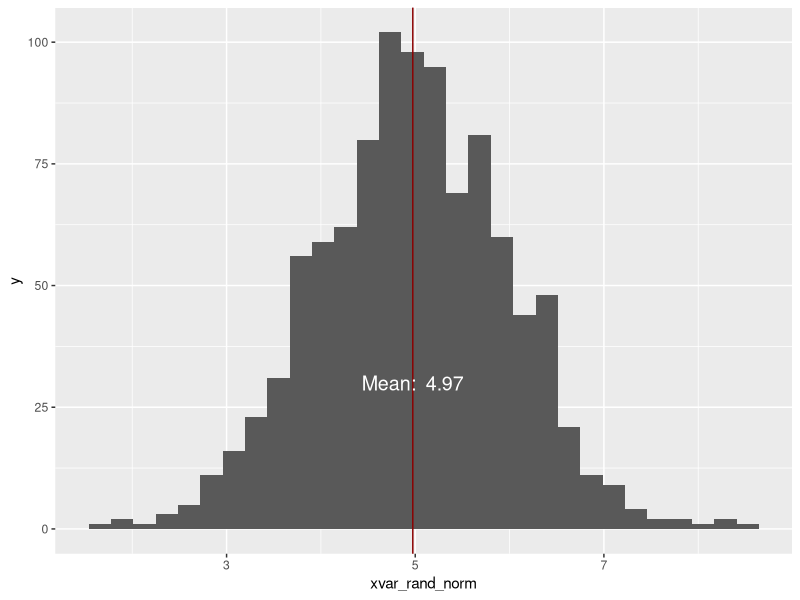

Recreate this plot in R.
## ---- chunk 1
#https://www.r-bloggers.com/a-simple-histogram-and-why-you-need-to-practice-it/
#http://sharpsightlabs.com/blog/histogram-in-r-basic/
#http://sharpsightlabs.com/blog/small-multiples-ggplot/


# LOAD GGPLOT2
library(ggplot2)

#--------------------------------------
# CREATE VARIABLE, NORMALLY DISTRIBUTED
#--------------------------------------
# set "seed" for random numbers
set.seed(42)

# create variable
xvar_rand_norm <- rnorm(1000, mean = 5)

#--------------------------------
# CREATE DATA FRAME FROM VARIABLE
#--------------------------------
df.xvar <- data.frame(xvar_rand_norm)

#---------------------------------
# CALCULATE MEAN
#  we'll use this in an annotation
#---------------------------------
xvar_mean <- mean(xvar_rand_norm)

#-----------------------------------------------
# PLOT
#  Here, we're going to plot the histogram
#  We'll also add a line at the calculated mean
#  and also add an annotation to specify the 
#  value of the calculated mean
#-----------------------------------------------
ggplot(data = df.xvar, aes(x = xvar_rand_norm)) +
  geom_histogram() +
  geom_vline(xintercept = xvar_mean, color = "dark red") +
  annotate("text", label = paste("Mean: ", round(xvar_mean,digits = 2)), x = xvar_mean, y = 30, color = "white", size = 5)

